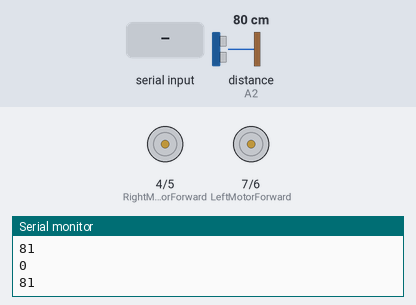
A sketch run on a simulated Arduino Uno, built with avr-gcc and run on an emulated ATmega328P. On the bench: motor-driver pin pairs drawn as motors (green arrow = first pin HIGH = forward, orange = second pin HIGH = backward, longer = more drive, scaled by the enable pin), the last lines printed to the serial monitor. The test bench sets the inputs (shaded band); at power-on: distance to the obstacle (sensor on A2) 80 cm. The echo pulse lasts 58.3 µs per cm.

Above: at 1.6 s.
1.7 s: "F" received over Serial
At 2.8 s:
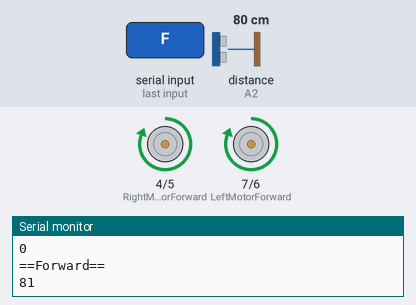
3.2 s: distance to the obstacle (sensor on A2) set to 22 cm
6.2 s: distance to the obstacle (sensor on A2) set to 17 cm
At 6.7 s:
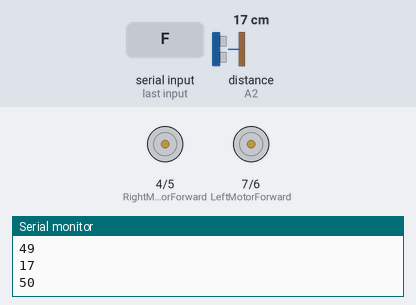
7.7 s: "B" received over Serial
At 8.9 s:
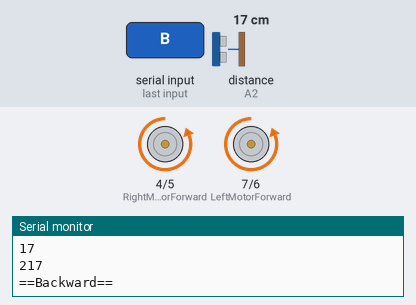
9.2 s: "S" received over Serial
At 10.3 s:
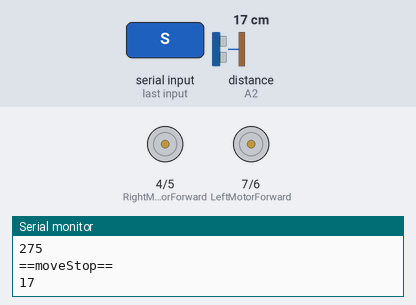
Timing chart, 0 to 12.2 s (numbered marks = the images above; inputs shaded):
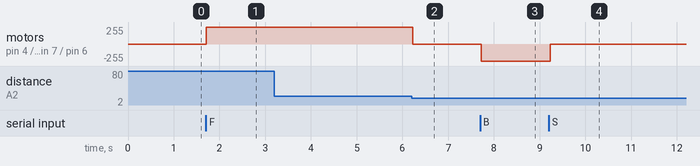

Measured:
- the behaviour switches between 21 and 20 cm on distance to the obstacle (sensor on A2) (found by bisection; images 1 and 2)
- after the input at 1.7 s, motor on pin 4 (RightMotorForward) / pin 5 (RightMotorBackward), motor on pin 7 (LeftMotorForward) / pin 6 (LeftMotorBackward): stopped → forward 255/255 at once
- after the input at 6.2 s, motor on pin 4 (RightMotorForward) / pin 5 (RightMotorBackward), motor on pin 7 (LeftMotorForward) / pin 6 (LeftMotorBackward): forward 255/255 → stopped at once
- after the input at 7.7 s, motor on pin 4 (RightMotorForward) / pin 5 (RightMotorBackward), motor on pin 7 (LeftMotorForward) / pin 6 (LeftMotorBackward): stopped → backward 255/255 at once
- after the input at 9.2 s, motor on pin 4 (RightMotorForward) / pin 5 (RightMotorBackward), motor on pin 7 (LeftMotorForward) / pin 6 (LeftMotorBackward): backward 255/255 → stopped at once

The sketch:

Obstacle_Avoiding_BOT.ino
```cpp
#include <NewPing.h>
#include<Servo.h>

//our L298N control pins
int LeftMotorForward = 7;
int LeftMotorBackward = 6;
int RightMotorForward = 4;
int RightMotorBackward = 5;
int LeftMotorSpeed = A0 ; int RightMotorSpeed = A5;
int SpeedLeft; int SpeedRight;

int trigPin = A1; int echoPin = A2;
int maxDistance = 250;
int distance;
int cmd; int count;

NewPing sonar(trigPin, echoPin, maxDistance);
//Servo servo_motor;

void setup() {
  // put your setup code here, to run once:

  Serial.begin(9600);

  pinMode(RightMotorForward, OUTPUT);
  pinMode(LeftMotorForward, OUTPUT);
  pinMode(LeftMotorBackward, OUTPUT);
  pinMode(RightMotorBackward, OUTPUT);
  pinMode(RightMotorSpeed, OUTPUT);
  pinMode(LeftMotorSpeed, OUTPUT);

  //servo_motor.attach(10); //our servo pin

  //servo_motor.write(100); //60

  //delay(2000);
  distance = readPing();
  delay(100);
  distance = readPing();
  delay(100);
  distance = readPing();
  delay(100);
  distance = readPing();
  delay(100);

  //  SpeedLeft = 150;
  //  SpeedRight = 150;
  //
  //  analogWrite(LeftMotorSpeed, SpeedLeft);
  //  analogWrite(RightMotorSpeed, SpeedRight);

}

void loop() {
  // put your main code here, to run repeatedly:

  distance = readPing();

  if (distance > 20) {

    if (Serial.available())
      cmd = Serial.read();


    if (cmd == 'F') {
      moveForward();
    }

    if (cmd == 'B') {
      moveBackward();
    }

    if (cmd == 'L') {
      turnLeft();
    }

    if (cmd == 'R') {
      turnRight();
    }

    if (cmd == 'S') {
      moveStop();
    }

    if (cmd == 'I') {
      ForwardRight();
    }

    if (cmd == 'G') {
      ForwardLeft();
    }

    if (cmd == 'H') {
      BackwardLeft();
    }

    if (cmd == 'J') {
      BackwardRight();

    }

    count = 0;
  }

  else {

    count++;

    if (Serial.available())
      cmd = Serial.read();

    if (count == 1) {
      moveStop();
    }

    if (cmd == 'B') {
      moveBackward();
    }

    if (cmd == 'S') {
      moveStop();
    }

  }

  //  Serial.println(cmd);
  //  Serial.println("Distance");
  Serial.println(distance);
  Serial.println(count);
  //delay(500);

}


int readPing() {
  //delay(70);
  int cm = sonar.ping_cm();
  if (cm == 0) {
    cm = 250;
  }
  return cm;
}

void moveForward() {

  Serial.println("==Forward==");
  //Speed(150,150);

  analogWrite(LeftMotorSpeed, 150);
  analogWrite(RightMotorSpeed, 150);

  digitalWrite(LeftMotorForward, HIGH);
  digitalWrite(RightMotorForward, HIGH);

  digitalWrite(LeftMotorBackward, LOW);
  digitalWrite(RightMotorBackward, LOW);
}

void moveBackward() {

  Serial.println("==Backward==");
  //Speed(150,150);

  analogWrite(LeftMotorSpeed, 160);
  analogWrite(RightMotorSpeed, 150);

  digitalWrite(LeftMotorBackward, HIGH);
  digitalWrite(RightMotorBackward, HIGH);

  digitalWrite(LeftMotorForward, LOW);
  digitalWrite(RightMotorForward, LOW);

}

void ForwardRight() {
  Serial.println("==ForwardRight==");
  //Speed(150,120);

  analogWrite(LeftMotorSpeed, 160);
  analogWrite(RightMotorSpeed, 130);

  digitalWrite(LeftMotorForward, HIGH);
  digitalWrite(RightMotorForward, HIGH);

  digitalWrite(LeftMotorBackward, LOW);
  digitalWrite(RightMotorBackward, LOW);

}

void ForwardLeft() {
  Serial.println("==ForwardLeftt==");
  //Speed(120,150);

  analogWrite(LeftMotorSpeed, 130);
  analogWrite(RightMotorSpeed, 160);

  digitalWrite(LeftMotorForward, HIGH);
  digitalWrite(RightMotorForward, HIGH);

  digitalWrite(LeftMotorBackward, LOW);
  digitalWrite(RightMotorBackward, LOW);

}

void BackwardRight() {

  Serial.println("==BackwardRight==");
  //Speed(150,120);

  analogWrite(LeftMotorSpeed, 160);
  analogWrite(RightMotorSpeed, 130);

  digitalWrite(LeftMotorBackward, HIGH);
  digitalWrite(RightMotorBackward, HIGH);

  digitalWrite(LeftMotorForward, LOW);
  digitalWrite(RightMotorForward, LOW);

}

void BackwardLeft() {

  Serial.println("==BackwardLeft==");
  // Speed(120,150);

  analogWrite(LeftMotorSpeed, 130);
  analogWrite(RightMotorSpeed, 160);


  digitalWrite(LeftMotorBackward, HIGH);
  digitalWrite(RightMotorBackward, HIGH);

  digitalWrite(LeftMotorForward, LOW);
  digitalWrite(RightMotorForward, LOW);

}


void turnRight() {

  Serial.println("==turnRight==");
  //Speed(100,100);

  digitalWrite(LeftMotorForward, HIGH);
  digitalWrite(RightMotorBackward, HIGH);

  digitalWrite(LeftMotorBackward, LOW);
  digitalWrite(RightMotorForward, LOW);

}

void turnLeft() {

  Serial.println("==turnLeft==");
  //Speed(100,100);

  digitalWrite(LeftMotorBackward, HIGH);
  digitalWrite(RightMotorForward, HIGH);

  digitalWrite(LeftMotorForward, LOW);
  digitalWrite(RightMotorBackward, LOW);

}

void moveStop() {

  Serial.println("==moveStop==");
  digitalWrite(RightMotorForward, LOW);
  digitalWrite(LeftMotorForward, LOW);
  digitalWrite(RightMotorBackward, LOW);
  digitalWrite(LeftMotorBackward, LOW);
}


void Speed (int SpeedLeft, int SpeedRight) {

  analogWrite(LeftMotorSpeed, SpeedLeft);
  analogWrite(RightMotorSpeed, SpeedRight);

}
```
